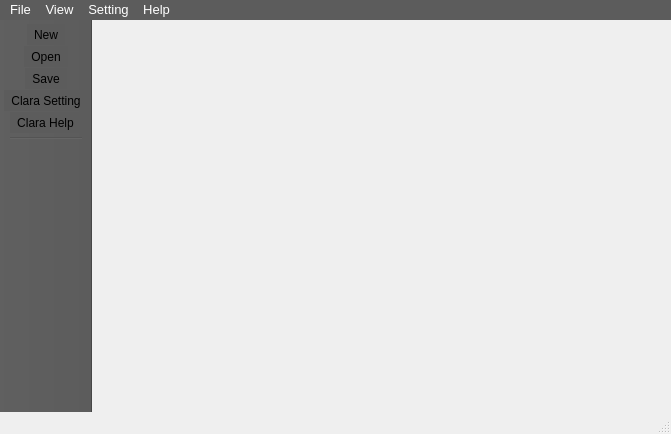
<?xml version="1.0" encoding="UTF-8"?>
<ui version="4.0">
 <class>MainWindow</class>
 <widget class="QMainWindow" name="MainWindow">
  <property name="geometry">
   <rect>
    <x>0</x>
    <y>0</y>
    <width>671</width>
    <height>434</height>
   </rect>
  </property>
  <property name="windowTitle">
   <string>Clara UI</string>
  </property>
  <widget class="QWidget" name="centralWidget"/>
  <widget class="QMenuBar" name="menuBar">
   <property name="geometry">
    <rect>
     <x>0</x>
     <y>0</y>
     <width>671</width>
     <height>20</height>
    </rect>
   </property>
   <property name="font">
    <font>
     <pointsize>10</pointsize>
     <weight>50</weight>
     <bold>false</bold>
    </font>
   </property>
   <property name="focusPolicy">
    <enum>Qt::StrongFocus</enum>
   </property>
   <property name="styleSheet">
    <string notr="true">background-color: rgb(92, 92, 92);
color: rgb(255, 255, 255);</string>
   </property>
   <widget class="QMenu" name="menuFile">
    <property name="styleSheet">
     <string notr="true">background-color: rgb(20, 43, 85);</string>
    </property>
    <property name="title">
     <string>File</string>
    </property>
    <addaction name="actionNew"/>
    <addaction name="actionOpen"/>
    <addaction name="actionSave"/>
   </widget>
   <widget class="QMenu" name="menuSetting">
    <property name="title">
     <string>Setting</string>
    </property>
   </widget>
   <widget class="QMenu" name="menuHelp">
    <property name="title">
     <string>Help</string>
    </property>
   </widget>
   <widget class="QMenu" name="menuView">
    <property name="title">
     <string>View</string>
    </property>
    <addaction name="actionProject_Explorer"/>
   </widget>
   <addaction name="menuFile"/>
   <addaction name="menuView"/>
   <addaction name="menuSetting"/>
   <addaction name="menuHelp"/>
  </widget>
  <widget class="QToolBar" name="mainToolBar">
   <property name="sizePolicy">
    <sizepolicy hsizetype="Fixed" vsizetype="Preferred">
     <horstretch>0</horstretch>
     <verstretch>0</verstretch>
    </sizepolicy>
   </property>
   <property name="styleSheet">
    <string notr="true">background-color: rgb(92, 92, 92);</string>
   </property>
   <property name="movable">
    <bool>false</bool>
   </property>
   <property name="floatable">
    <bool>false</bool>
   </property>
   <attribute name="toolBarArea">
    <enum>LeftToolBarArea</enum>
   </attribute>
   <attribute name="toolBarBreak">
    <bool>false</bool>
   </attribute>
   <addaction name="actionNew"/>
   <addaction name="actionOpen"/>
   <addaction name="actionSave"/>
   <addaction name="actionSetting"/>
   <addaction name="actionClara_Help"/>
   <addaction name="separator"/>
  </widget>
  <widget class="QStatusBar" name="statusBar"/>
  <action name="actionNew">
   <property name="icon">
    <iconset resource="imageResource.qrc">
     <normaloff>:/images/Images/new.png</normaloff>:/images/Images/new.png</iconset>
   </property>
   <property name="text">
    <string>New</string>
   </property>
   <property name="toolTip">
    <string extracomment="open new file">New</string>
   </property>
  </action>
  <action name="actionOpen">
   <property name="icon">
    <iconset resource="imageResource.qrc">
     <normaloff>:/images/Images/open.png</normaloff>:/images/Images/open.png</iconset>
   </property>
   <property name="text">
    <string>Open</string>
   </property>
   <property name="toolTip">
    <string extracomment="open an existing file">Open</string>
   </property>
  </action>
  <action name="actionSave">
   <property name="icon">
    <iconset resource="imageResource.qrc">
     <normaloff>:/images/Images/Save.png</normaloff>:/images/Images/Save.png</iconset>
   </property>
   <property name="text">
    <string>Save</string>
   </property>
  </action>
  <action name="actionSetting">
   <property name="icon">
    <iconset resource="imageResource.qrc">
     <normaloff>:/images/Images/Setting.png</normaloff>:/images/Images/Setting.png</iconset>
   </property>
   <property name="text">
    <string>Clara Setting</string>
   </property>
  </action>
  <action name="actionClara_Help">
   <property name="icon">
    <iconset resource="imageResource.qrc">
     <normaloff>:/images/Images/help.png</normaloff>:/images/Images/help.png</iconset>
   </property>
   <property name="text">
    <string>Clara Help</string>
   </property>
  </action>
  <action name="actionProject_Explorer">
   <property name="checkable">
    <bool>true</bool>
   </property>
   <property name="text">
    <string>Project Explorer</string>
   </property>
  </action>
 </widget>
 <layoutdefault spacing="6" margin="11"/>
 <resources>
  <include location="imageResource.qrc"/>
 </resources>
 <connections/>
</ui>
